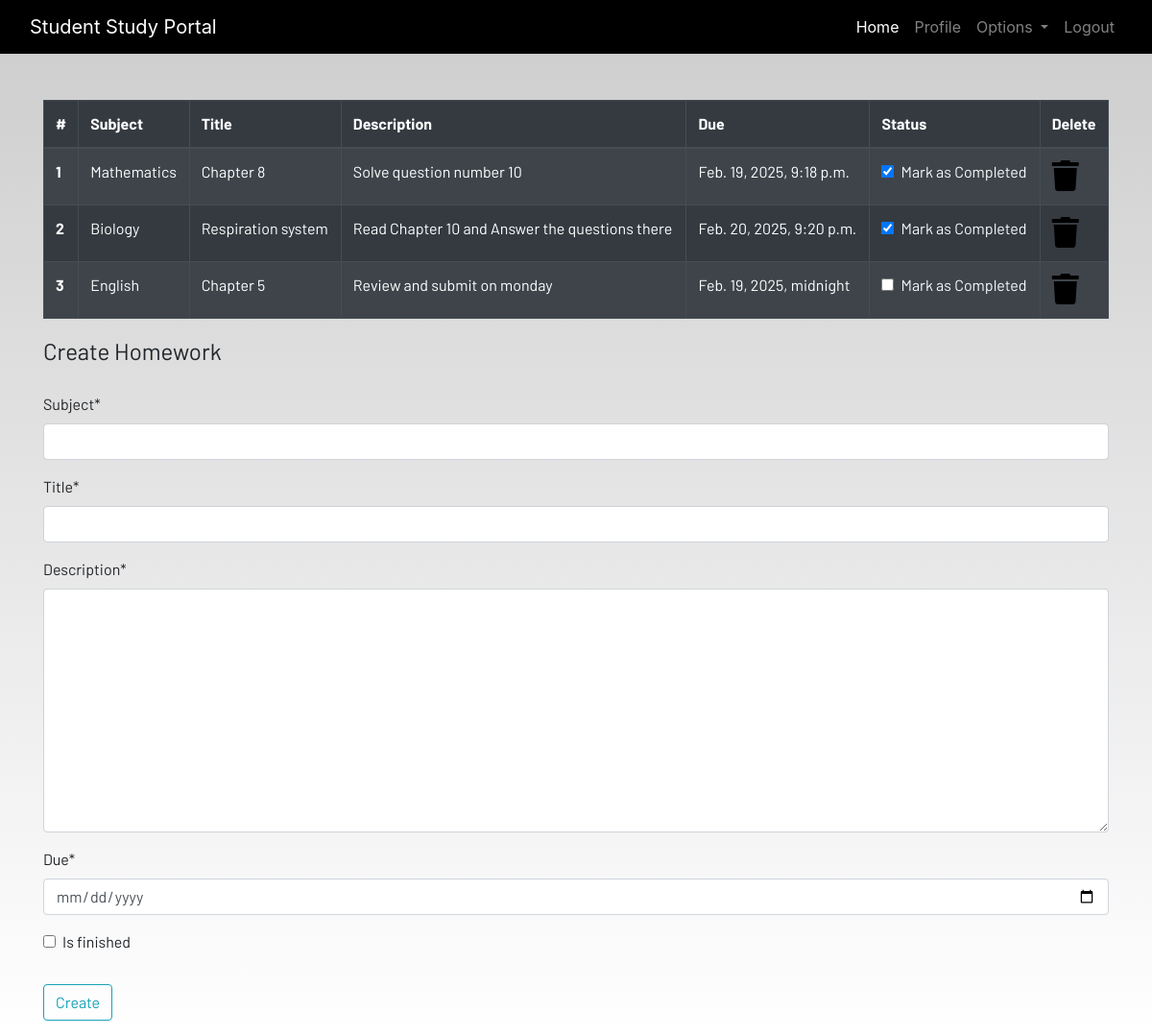
Screenshot of /homework/ (signed in) with the database file from the repository.
### dashboard/models.py (models this page shows, shortened)
class Homework(models.Model):
    user = models.ForeignKey(User, on_delete=models.CASCADE)
    subject = models.CharField(max_length=200)
    title = models.CharField(max_length=200)
    description = models.TextField()
    due = models.DateTimeField()
    is_finished = models.BooleanField(default=False)

### dashboard/views.py (the view)
# urls.py: path('homework/', views.homework, name = 'homework'),
@login_required
def homework(request):
    if request.method == 'POST':
        form = HomeworkForm(request.POST)
        if form.is_valid():
            try:
                finished = request.POST['is_finished']
                if finished == 'on':
                    finished =True
                else:
                    finished = False
            except:
                finished = False
            homeworks = Homework(
                user = request.user,
                subject = request.POST['subject'],
                title = request.POST['title'],
                description = request.POST['description'],
                due = request.POST['due'],
                is_finished = finished,
            )
            homeworks.save()
            messages.success(request, f'{request.user.username}, your homework was added successfully')
            return redirect('homework')
    else:
        form = HomeworkForm()
    homeworks = Homework.objects.filter(user = request.user)
    if len(homeworks) == 0:
        homework_done = True
    else:
        homework_done = False
    context = {
        'homeworks':homeworks,
        'homework_done':homework_done,
        'form':form,
    }
    return render(request, 'dashboard/homework.html', context)

### dashboard/forms.py
class HomeworkForm(forms.ModelForm):
    class Meta:
        model = Homework
        widgets = {'due':DateInput()}
        fields = ['subject','title', 'description','due', 'is_finished']

### dashboard/templates/dashboard/homework.html (shortened to what this page needs)
{% extends 'dashboard/base.html' %}
{% load static %}
{% load crispy_forms_tags %}
{% block content %}
<div class="container">
    {% if not homework_done %}
    <table class="table table-striped table-bordered table-hover table-dark">
        <thead>
            <tr>
                <th scope="col">#</th>
                <th scope="col">Subject</th>
                <th scope="col">Title</th>
                <th scope="col">Description</th>
                <th scope="col">Due</th>
                <th scope="col">Status</th>
                <th scope="col">Delete</th>
            </tr>
        </thead>
        <tbody>
            {% for homework in homeworks %}
            <tr>
                <th scope="row">{{forloop.counter}}</th>
                <td>{{homework.subject}}</td>
                <td>{{homework.title}}</td>
                <td>{{homework.description}}</td>
                <td>{{homework.due}}</td>
                <td>
                    <a href="{% url 'update_homework' homework.id %}">
                        <div class="form-check">
                            {% if homework.is_finished == True %}
                            <input class="form-check-input" type="checkbox" value="" checked id="1">
                            {% else %}
                            <input class="form-check-input" type="checkbox" value="">
                            {% endif %}
                            <label class="form-check-label text-light" for="flexCheckDefault">
                                Mark as Completed
                            </label>
                        </div>
                    </a>
                </td>
                <td><a href="{% url 'delete_homework' homework.id %}"><i class="fa fa-trash fa-2x"></i></a></td>
            </tr>
            {% endfor %}
        </tbody>
    </table>
    {% else %}
    <h4>All homeworks are completed!! Create to have more!!</h4>
    {% endif %}
</div>
<div class=" container">
    <form method="POST">
        <fieldset class="form-group">
            <legend class="border-bottom mb-4">Create Homework</legend>
            {{form|crispy}}
        </fieldset>
        <div class="form-group">
            <button href="" class="btn btn-outline-info" type="submit">
                Create
            </button>
        </div>
    </form>
</div>
{% endblock content %}

### static/css/main.css (style rules this page uses)
html { scroll-behavior: smooth; height: 100%; width: 100%; }
a { text-decoration: none !important; color: black; }
html, body { max-width: 100%; overflow-x: hidden; height: 100%; width: 100%; }
body { background: linear-gradient(rgba(0, 0, 0, 0.2), rgba(255, 255, 255, 0.5)); overflow-x: hidden; background-repeat: no-repeat; }
.fa { color: black; }

### rows the page displays
Homework: subject "Mathematics", title "Chapter 8", description "Solve question number 10", due "Feb. 19, 2025, 9:18 p.m."
Homework: subject "Biology", title "Respiration system", description "Read Chapter 10 and Answer the questions there", due "Feb. 20, 2025, 9:20 p.m."
Homework: subject "English", title "Chapter 5", description "Review and submit on monday", due "Feb. 19, 2025, midnight"
